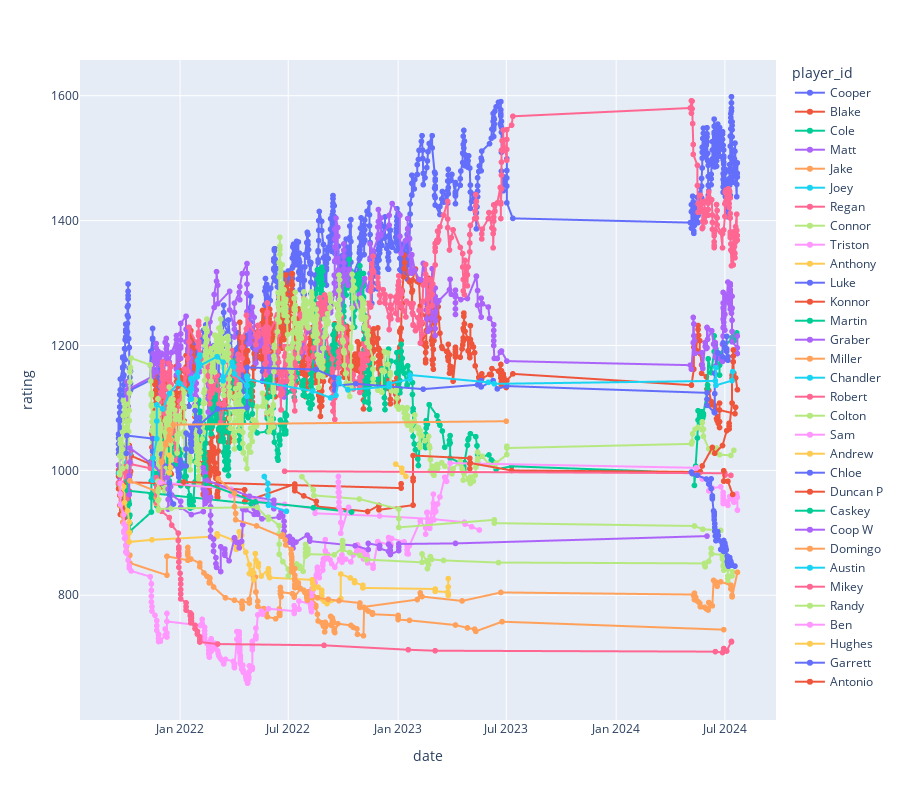

The notebook cell saved with this chart:
### Code cell
track_df = tracker.get_history_df()

track_df = track_df[track_df["player_id"].isin(filter_df["player_id"])].reset_index(
    drop=True
)


all_fig = px.line(data_frame=track_df, x="date", y="rating", color="player_id", height=800, markers=True)

all_fig
